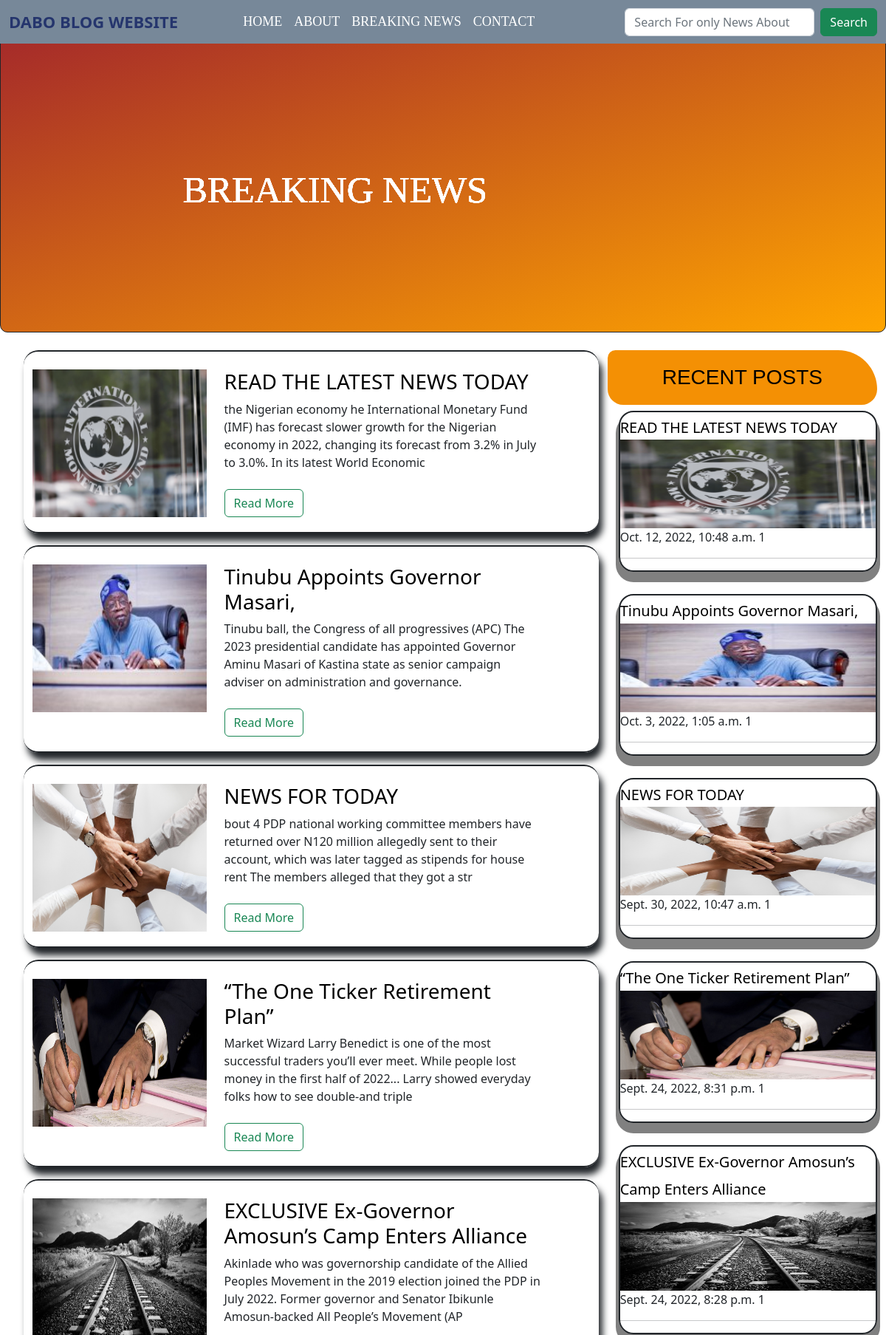
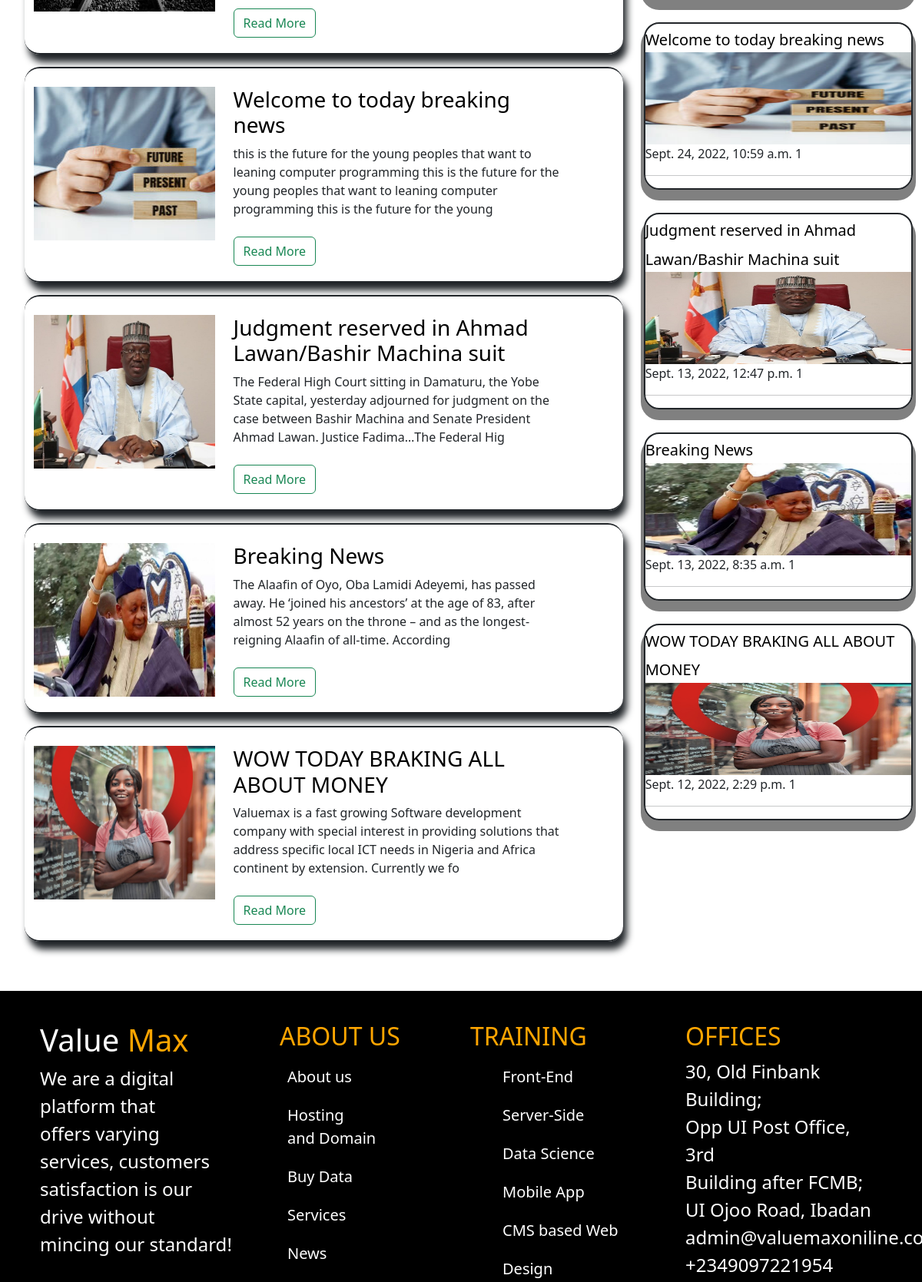
Page /news (upper part) on the committed database (2 pictures, top to bottom).
### blogapp/models.py (models this page shows, shortened)
class Post(models.Model):
      title=models.CharField(max_length=200,unique=True)
      slug = models.SlugField(max_length=200, unique=True)
      author = models.ForeignKey(User, on_delete= models.CASCADE, related_name='blog_posts')
      updated_on = models.DateTimeField(auto_now= True)
      picture = models.ImageField(default='upload')
      content = models.TextField()
      created_on = models.DateTimeField(auto_now_add=True)
      status = models.IntegerField(choices=STATUS, default=0)
      class Meta:
            ordering= ['-created_on']

### blogapp/views.py (the view)
# urls.py: path('news',views.news,name='news'),
def news(request):
    blog= Post.objects.all()
    context={
        'blog':blog
    }
    return render(request,'news.html', context )

### templates/news.html (shortened to what this page needs)
{% block content %}
<!DOCTYPE html>
<html lang="en">
<head>
      <link href="https://cdn.jsdelivr.net/npm/bootstrap@5.2.0/dist/css/bootstrap.min.css" rel="stylesheet"
>
</head>
<body>
      <nav class="navbar navbar-expand-lg ">
            <div class="container-fluid">
                  <a class="navbar-brand" href="{% url 'home' %}">DABO BLOG WEBSITE</a>
                  <div class="collapse navbar-collapse" id="navbarSupportedContent">
                        <ul class="navbar-nav me-auto mb-2 mb-lg-0">
                              <li class="nav-item">
                                    <a class="nav-link " aria-current="page" href="{% url 'home' %}">Home</a>
                              </li>
                              <li class="nav-item text-black">
                                    <a class="nav-link font-weight-bold" href="{% url 'about' %}">About</a>
                              </li>
                              <li class="nav-item text-black">
                                    <a class="nav-link font-weight-bold" href="{% url 'news' %}">Breaking News</a>
                              </li>
                              <li class="nav-item text-black">
                                    <a class="nav-link font-weight-bold" href="{% url 'contact' %}">Contact</a>
                              </li>
                        </ul>
                        <form class="d-flex" role="search" action="search">
                              <input class="form-control me-2" name="q" required type="search" placeholder="Search For only News About Nigeria"
                                    aria-label="Search">
                              <button class="btn btn-success" type="submit">Search</button>
                        </form>
                  </div>
            </div>
      </nav><br><br>
      <div class="mad">
            {% for m in blog %}
            <p><a href="{% url 'home' %}">BREAKING NEWS</a></p>
            {% endfor %}
      </div>
      <br>
      <div class="container-fluid">
            <div class="row" style="margin-left:20px ;">
                  <div class="col-lg-8" id="bo">
                        {% for p in blog %}
                        <div class="row" id="te">
                              <div class="col-lg-4 "><br>
                                    <img src="{{ p.picture.url }}" width="100%" height="200px" alt="">
                              </div><br><br>
                              <div class="col-lg-7 "><br>
                                    <h3><a href="{% url 'post_detail' p.slug %}">{{p.title}}</a></h3>
                                    <span>{{p.content|slice:":200" }}</span><br><br>
                                    <a href="{% url 'post_detail' p.slug %}" class="btn btn-outline-success">Read More
                                    </a>
                              </div>
                        </div>
                        {% endfor %}
                  </div>
                  <div class="col-lg-4" >
                        <div class="bab">
                              <h3 id="post">RECENT POSTS</h3>
                              {% for p in blog %}
                              <div id="bash" >
                                    <span style="font-size:25px;"><a
                                                href="{% url 'post_detail' p.slug %}">{{p.title}}</a></span><br>
                                    <img src="{{ p.picture.url }}" width="100%" height="120px" alt="">
                                    <span>{{p.created_on}}</span>
                                    <span>{{p.status}}</span>
                                    <hr>
                              </div>
                              {% endfor %}
                        </div>
                  </div>
            </div>
      </div><br><br>
      <div class="all" style="background-color:black ;color:white ;padding:40px;">
            <div class="container-fluid">
                  <div class="row" id="amet">
                        <div class="col-lg-3">
                              <h1>Value <span style="color:orange ;">Max</span></h1>
                              <p style="font-size: 24px;">We are a digital platform that
                                    <br> offers varying
                                    services, customers <br> satisfaction is our drive
                                    without <br> mincing our standard!</p>
                        </div>
                        <div class="col-lg-3">
                              <ul>
                                    <h2>ABOUT US</h2>
                                    <li>About us</li>
                                    <li>Hosting <br> and Domain</li>
                                    <li>Buy Data</li>
                                    <li>Services</li>
                                    <li>News</li>
                                    <li>Contact us</li>
                              </ul>
                        </div>
                        <div class="col-lg-3">
                              <h2>TRAINING</h2>
                              <ul>
                                    <li>Front-End</li>
                                    <li>Server-Side</li>
                                    <li>Data Science</li>
                                    <li>Mobile App</li>
                                    <li>CMS based Web</li>
                                    <li>Design</li>
                              </ul>
                        </div>
                        <div class="col-lg-3">
                              <h2>OFFICES</h2>
                              <span style="font-size:24px ;">
                                    30, Old Finbank Building;<br>
                                    Opp UI Post Office, 3rd <br>
                                    Building after FCMB;<br>
                                    UI Ojoo Road, Ibadan
                                    admin@valuemaxoniline.com <br>
                                    +2349097221954
                              </span>
                        </div>
                  </div>
            </div>
      </div>
</body>
</html>
{% endblock %}

### templates/news.html (style rules this page uses)
@media screen and (min-width:768px) { #bash { border: 2px solid; margin-bottom: 30px; border-radius: 20px; box-shadow: 0px 10px 0px 4px gray; margin-left: 15px; } }
@media screen and (min-width:768px) { #post { padding: 20px; background-color:rgb(244, 144, 4); color: black; text-align: center; font-family: 'Franklin Gothic Medium', 'Arial Narrow', Arial, sans-serif; border-radius: 20px 100px 40px 40px ; } }
@media screen and (min-width:768px) { .mad { background: gray; background-image: linear-gradient(to bottom right, brown, orange); padding: 200px; border: 1px solid; border-radius: 10px; } }
@media screen and (min-width:768px) { .mad p { font-size: 50px; position: absolute; right: 510px; padding: 30px; top: 190px; color: white; font-family: saturation; } }
@media screen and (min-width:768px) { .mad p a { text-decoration: none; color: white; } }
@media screen and (min-width:768px) { #te { border: none; border-bottom: 2px solid; border-top: 2px solid; margin-bottom: 1em; border-radius: 20px; box-shadow: 5px 10px 10px; padding-bottom: 20px; } }
@media screen and (min-width:768px) { .navbar { position: fixed; width: 100%; z-index: 100; background-color: #778899; } }
@media screen and (min-width:768px) { .navbar form { margin-left: 50px; } }
@media screen and (min-width:768px) { .navbar ul li a { color: white; font-size: 18px; position: relative; } }
@media screen and (min-width:768px) { .navbar ul li a::before { content: ""; position: absolute; background: green; left: 2; bottom: 5px; width: 0%; height: 5px; transition: 500ms; } }
@media screen and (min-width:768px) { .navbar ul { margin: 0 auto; text-transform: uppercase; font-family:cursive; } }
@media screen and (min-width:768px) { #bo img { cursor: pointer; transition: 400ms; } }
@media screen and (min-width:768px) { h3 a { color: black; text-decoration: none; } }
@media screen and (min-width:768px) { span a { text-decoration: none; color: black; font-size: 20px; } }
@media screen and (min-width:768px) { h2 { color: orange; } }
@media screen and (min-width:768px) { #amet ul li { list-style-type: none; font-size: 20px; padding: 10px; } }
@media screen and (min-width:768px) { .navbar-brand { font-weight: bold; font-size: 22px; color: #25356d; } }

### rows in the picture
Post: picture (picture), title "READ THE LATEST NEWS TODAY", content "the Nigerian economy he International Monetary Fund (IMF) has forecast slower growth for the Nigerian economy in 2022, changing its forecast from 3.2% in July to 3.0%. In its latest World Economic", created_on "Oct. 12, 2022, 10:48 a.m.", status "1"
Post: picture (picture), title "Tinubu Appoints Governor Masari,", content "Tinubu ball, the Congress of all progressives (APC) The 2023 presidential candidate has appointed Governor Aminu Masari of Kastina state as senior campaign adviser on administration and governance.", created_on "Oct. 3, 2022, 1:05 a.m.", status "1"
Post: picture (picture), title "NEWS FOR TODAY", content "bout 4 PDP national working committee members have returned over N120 million allegedly sent to their account, which was later tagged as stipends for house rent The members alleged that they got a str", created_on "Sept. 30, 2022, 10:47 a.m.", status "1"
Post: picture (picture), title "“The One Ticker Retirement Plan”", content "Market Wizard Larry Benedict is one of the most successful traders you’ll ever meet. While people lost money in the first half of 2022... Larry showed everyday folks how to see double-and triple", created_on "Sept. 24, 2022, 8:31 p.m.", status "1"
Post: picture (picture), title "EXCLUSIVE Ex-Governor Amosun’s Camp Enters Alliance", content "Akinlade who was governorship candidate of the Allied Peoples Movement in the 2019 election joined the PDP in July 2022. Former governor and Senator Ibikunle Amosun-backed All People’s Movement (AP", created_on "Sept. 24, 2022, 8:28 p.m.", status "1"
Post: picture (picture), title "Welcome to today breaking news", content "this is the future for the young peoples that want to leaning computer programming this is the future for the young peoples that want to leaning computer programming this is the future for the young", created_on "Sept. 24, 2022, 10:59 a.m.", status "1"
Post: picture (picture), title "Judgment reserved in Ahmad Lawan/Bashir Machina suit", content "The Federal High Court sitting in Damaturu, the Yobe State capital, yesterday adjourned for judgment on the case between Bashir Machina and Senate President Ahmad Lawan. Justice Fadima…The Federal Hig", created_on "Sept. 13, 2022, 12:47 p.m.", status "1"
Post: picture (picture), title "Breaking News", content "The Alaafin of Oyo, Oba Lamidi Adeyemi, has passed away. He ‘joined his ancestors’ at the age of 83, after almost 52 years on the throne – and as the longest-reigning Alaafin of all-time. According", created_on "Sept. 13, 2022, 8:35 a.m.", status "1"
Post: picture (picture), title "WOW TODAY BRAKING ALL ABOUT MONEY", content "Valuemax is a fast growing Software development company with special interest in providing solutions that address specific local ICT needs in Nigeria and Africa continent by extension. Currently we fo", created_on "Sept. 12, 2022, 2:29 p.m.", status "1"
